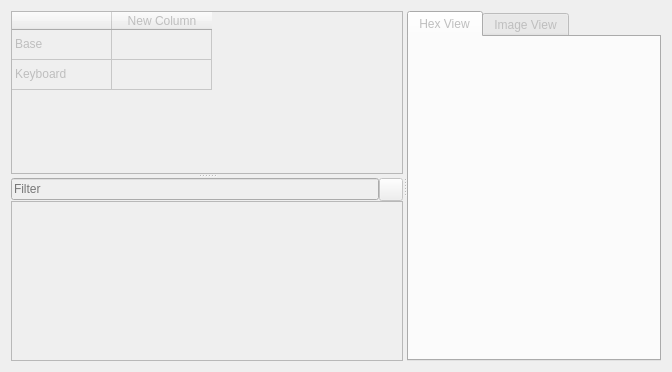
<?xml version="1.0" encoding="UTF-8"?>
<ui version="4.0">
 <class>GameFilesView</class>
 <widget class="QWidget" name="GameFilesView">
  <property name="geometry">
   <rect>
    <x>0</x>
    <y>0</y>
    <width>672</width>
    <height>372</height>
   </rect>
  </property>
  <property name="windowTitle">
   <string>Form</string>
  </property>
  <layout class="QVBoxLayout" name="verticalLayout_2">
   <item>
    <widget class="QSplitter" name="splitter_2">
     <property name="orientation">
      <enum>Qt::Horizontal</enum>
     </property>
     <widget class="QSplitter" name="splitter">
      <property name="orientation">
       <enum>Qt::Vertical</enum>
      </property>
      <widget class="QTableWidget" name="wadList">
       <property name="enabled">
        <bool>false</bool>
       </property>
       <property name="editTriggers">
        <set>QAbstractItemView::NoEditTriggers</set>
       </property>
       <property name="selectionMode">
        <enum>QAbstractItemView::SingleSelection</enum>
       </property>
       <property name="selectionBehavior">
        <enum>QAbstractItemView::SelectRows</enum>
       </property>
       <property name="gridStyle">
        <enum>Qt::SolidLine</enum>
       </property>
       <attribute name="verticalHeaderVisible">
        <bool>false</bool>
       </attribute>
       <row>
        <property name="text">
         <string>Base</string>
        </property>
       </row>
       <row>
        <property name="text">
         <string>Keyboard</string>
        </property>
       </row>
       <column>
        <property name="text">
         <string/>
        </property>
       </column>
       <column>
        <property name="text">
         <string>New Column</string>
        </property>
       </column>
       <item row="0" column="0">
        <property name="text">
         <string>Base</string>
        </property>
       </item>
       <item row="1" column="0">
        <property name="text">
         <string>Keyboard</string>
        </property>
       </item>
      </widget>
      <widget class="QWidget" name="verticalLayoutWidget">
       <layout class="QVBoxLayout" name="verticalLayout">
        <property name="spacing">
         <number>0</number>
        </property>
        <item>
         <layout class="QHBoxLayout" name="horizontalLayout_3">
          <property name="spacing">
           <number>0</number>
          </property>
          <item>
           <widget class="QLineEdit" name="wadFileTreeFilter">
            <property name="enabled">
             <bool>false</bool>
            </property>
            <property name="placeholderText">
             <string>Filter</string>
            </property>
           </widget>
          </item>
          <item>
           <widget class="QToolButton" name="wadFileTreeFilterReset">
            <property name="enabled">
             <bool>false</bool>
            </property>
            <property name="text">
             <string/>
            </property>
           </widget>
          </item>
         </layout>
        </item>
        <item>
         <widget class="QTreeView" name="wadFileTree">
          <property name="enabled">
           <bool>false</bool>
          </property>
          <property name="contextMenuPolicy">
           <enum>Qt::CustomContextMenu</enum>
          </property>
          <property name="editTriggers">
           <set>QAbstractItemView::NoEditTriggers</set>
          </property>
          <property name="uniformRowHeights">
           <bool>true</bool>
          </property>
          <attribute name="headerVisible">
           <bool>false</bool>
          </attribute>
          <attribute name="headerStretchLastSection">
           <bool>false</bool>
          </attribute>
         </widget>
        </item>
       </layout>
      </widget>
     </widget>
     <widget class="QTabWidget" name="wadFileTabs">
      <property name="enabled">
       <bool>false</bool>
      </property>
      <property name="currentIndex">
       <number>0</number>
      </property>
      <widget class="QWidget" name="wadFileHexTab">
       <attribute name="title">
        <string>Hex View</string>
       </attribute>
       <layout class="QGridLayout" name="gridLayout_2"/>
      </widget>
      <widget class="QWidget" name="wadFileImageTab">
       <attribute name="title">
        <string>Image View</string>
       </attribute>
       <layout class="QGridLayout" name="gridLayout"/>
      </widget>
     </widget>
    </widget>
   </item>
  </layout>
 </widget>
 <resources/>
 <connections/>
</ui>
